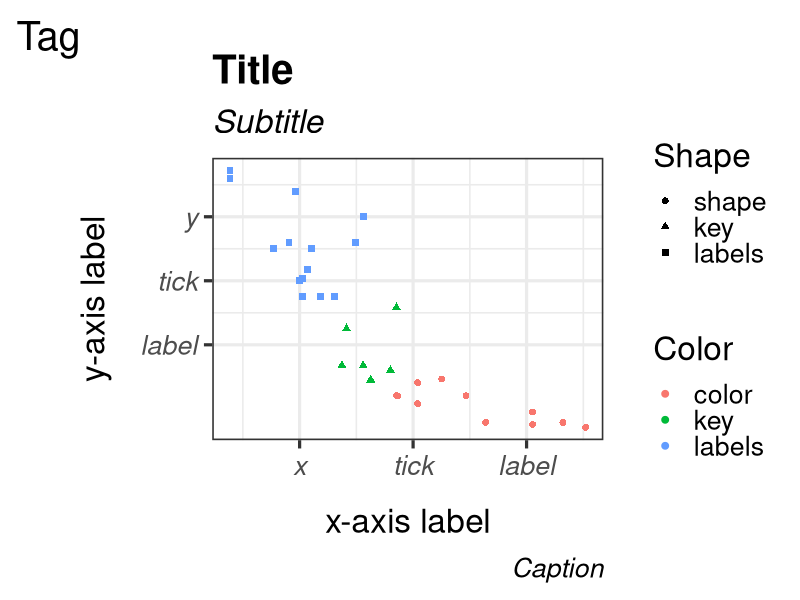
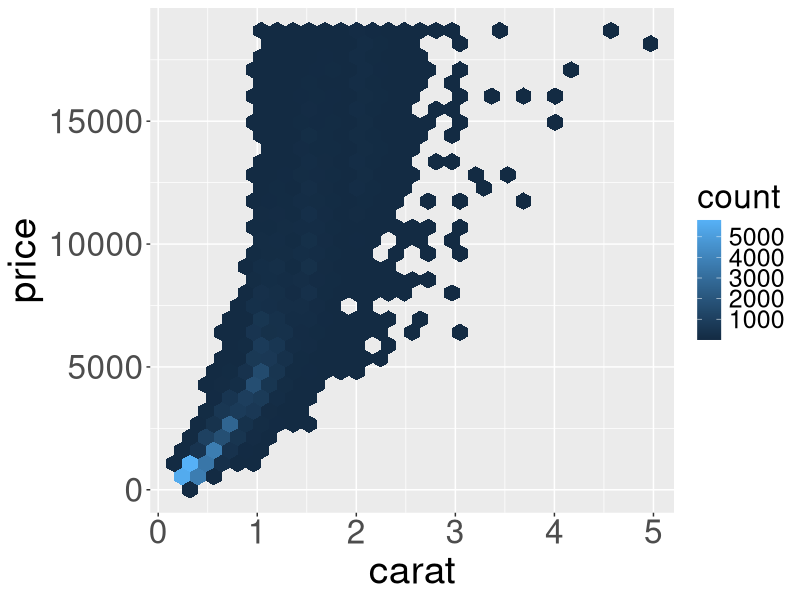
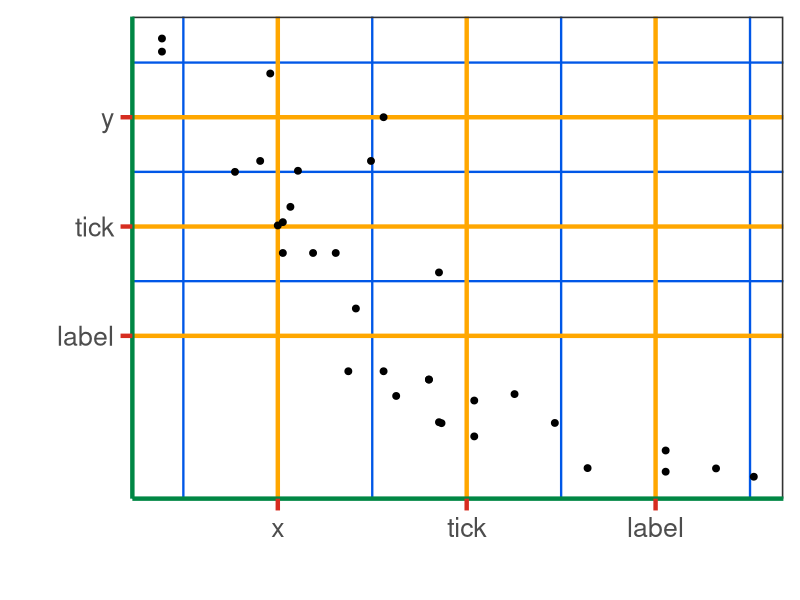
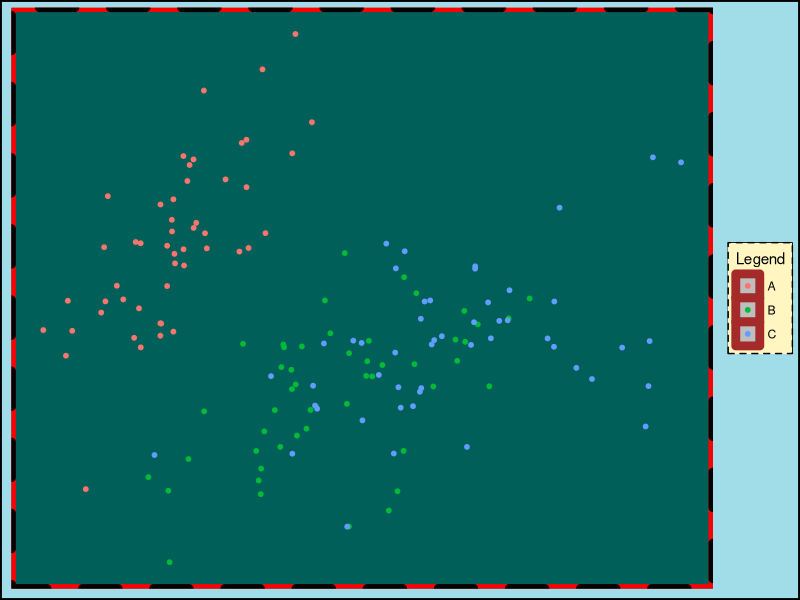
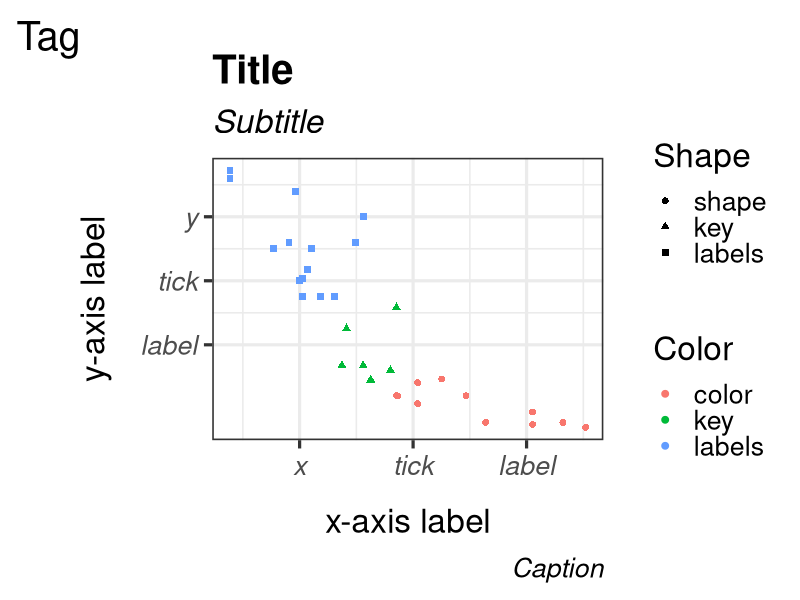
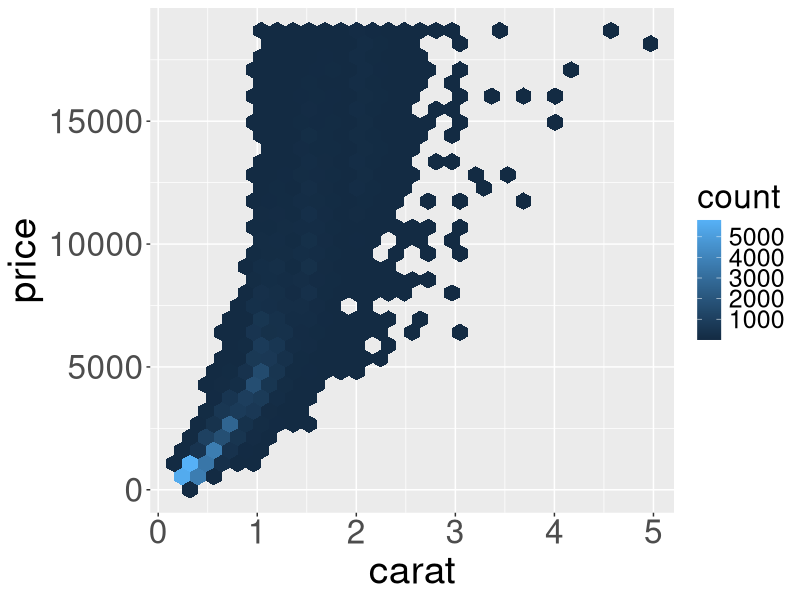
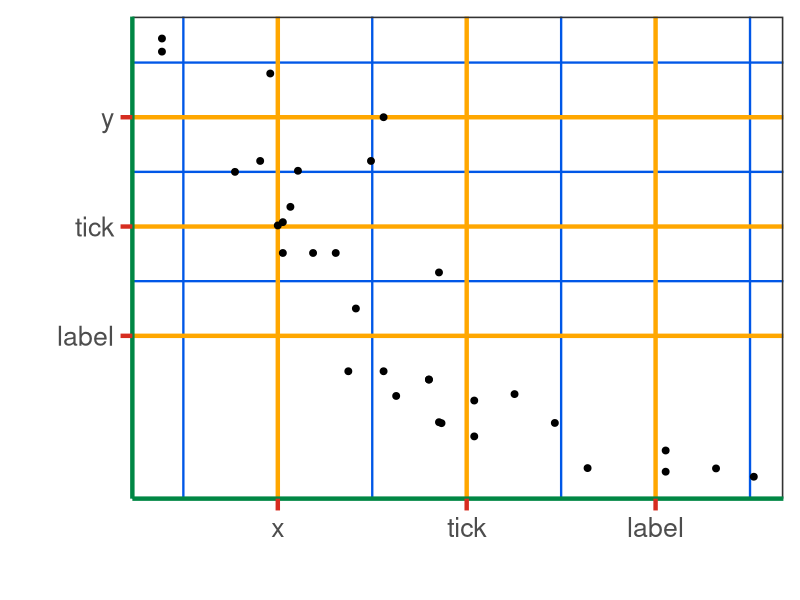
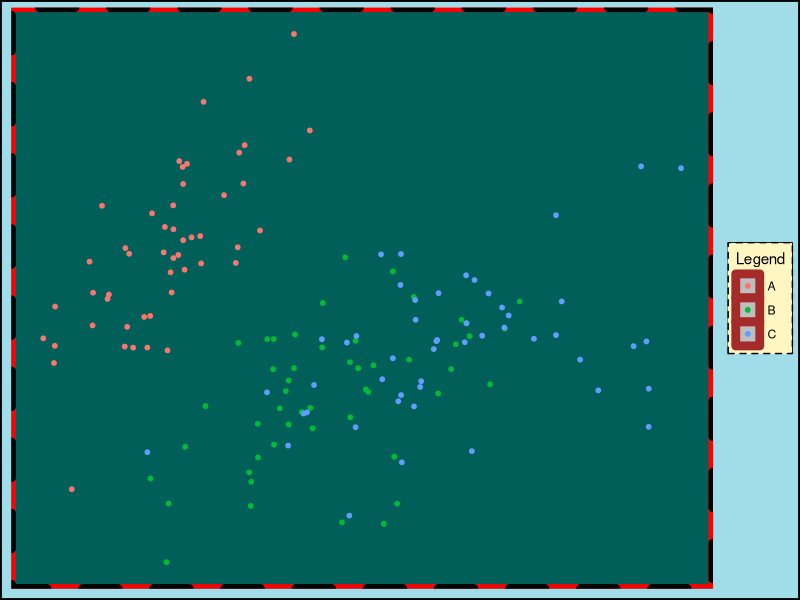

The R source for these figures, in order:
library(tidyverse)


# annotated themes --------------------------------------------------------


ggplot(mtcars, aes(mpg, disp, color = factor(cyl), shape = factor(cyl)) ) + geom_point(size = 2) +
  labs(tag = "Tag", title = "Title", subtitle = "Subtitle",
       caption = "Caption", x = "x-axis label", y = "y-axis label",
       color = "Color", shape = "Shape") + 
  scale_x_continuous(breaks = c(15, 22.5, 30), 
                     labels = c("x", "tick", "label")) + 
  scale_y_continuous(breaks = c(400, 300, 200), 
                     labels = c("y", "tick", "label")
                    ) +
  scale_color_discrete(labels = c("color", "key", "labels")) + 
  scale_shape_discrete(labels = c("shape", "key", "labels")) + 
  theme_bw(base_size = 24) + 
  theme(plot.caption = element_text(face = "italic"),
        plot.title = element_text(face = "bold"), 
        plot.subtitle = element_text(face = "italic"),
        axis.text = element_text(face = "italic"),
        axis.title.x = element_text(margin = margin(t = 20)),
        axis.title.y = element_text(margin = margin(r = 20)))

ggsave(here::here("images/ggplot-annotated-theme.png"), dpi = 320)


# diamonds ----------------------------------------------------------------

ggplot(diamonds, aes(carat, price)) + geom_hex() + 
  theme(axis.text = element_text(size = 24),
        axis.title = element_text(size = 28),
        legend.title = element_text(size = 24),
        legend.text = element_text(size = 18))

ggsave(here::here("images/ggplot-annotated-diamonds.png"), dpi = 320)


# ggplot element line -----------------------------------------------------

ggplot(mtcars, aes(mpg, disp)) +
  geom_point(size = 2) +
  scale_x_continuous(breaks = c(15, 22.5, 30), 
                     labels = c("x", "tick", "label")) + 
  scale_y_continuous(breaks = c(400, 300, 200), 
                     labels = c("y", "tick", "label")
  ) +
  theme_bw(base_size = 24) + 
  labs(x = "", y = "") + 
  theme(axis.ticks = element_line(color = "#d62d20", size = 1.5),
        axis.ticks.length = unit(3, "mm"),
        axis.line = element_line(color = "#008744", size = 1.5),
        panel.grid.major = element_line(color = "#ffa700", size = 1.5),
        panel.grid.minor = element_line(color = "#0057e7", size = 0.8))

ggsave(here::here("images/ggplot-annotated-lines.png"), dpi = 320)


# ggplot element line -----------------------------------------------------

ggplot(iris, aes(Sepal.Length, Sepal.Width, color = Species)) +
  geom_jitter(size = 1.3) + 
  theme(legend.background = element_rect(fill = "#fff6c2", 
                                         color = "black",
                                         linetype = "dashed"),
        legend.key = element_rect(fill = "grey",
                                  color = "brown"),
        legend.box.background = element_rect(fill = "transparent"),
        panel.background = element_rect(fill = "#005F59",
                                        color = "red",
                                        size = 3),
        panel.border = element_rect(fill = "transparent",
                                    color = "black", 
                                    linetype = "dashed",
                                    size = 3),
        plot.background = element_rect(fill = "#a1dce9",
                                       color = "black",
                                       size = 1.3),
        axis.text = element_blank(),
        line = element_blank(),
        axis.title = element_blank()
        ) + 
  scale_color_discrete(labels = c("A", "B", "C"), name = "Legend") 
  
ggsave(here::here("images/ggplot-annotated-rect.png"), dpi = 320)

